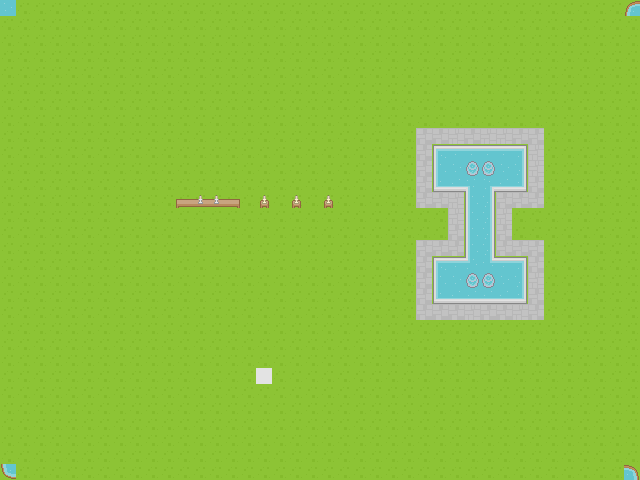

This game map was drawn from its Tiled (.tmx) file and the tilesets committed beside it. A one-line description and the trimmed map source follow:
An orthogonal 40x30 tile map with 16x16 px tiles, 3 tile layers (Boden, Objekte1, Objekte2) and 2 objects (hallo).

<map version="1.0" tiledversion="1.0.3" orientation="orthogonal" renderorder="right-down" width="40" height="30" tilewidth="16" tileheight="16" nextobjectid="15">
 <tileset firstgid="1" name="morriton" tilewidth="16" tileheight="16" spacing="1" tilecount="1767" columns="57">
  <image source="img/tilemap.png" width="968" height="526" />
 </tileset>
 <layer name="Boden" width="40" height="30">
  <data>[1200 cells, 1200 non-empty, 6 distinct tile ids]</data>
 </layer>
 <objectgroup offsetx="-0.666667" offsety="0">
  <object id="8" gid="70" x="253" y="115" width="16" height="16" />
  <object id="14" name="hallo" x="183.44" y="113.447" width="72" height="19" rotation="-334.875">
   <text wrap="1">Hallo Welt</text>
  </object>
 </objectgroup>
 <layer name="Objekte1" width="40" height="30">
  <data>[1200 cells, 95 non-empty, 19 distinct tile ids]</data>
 </layer>
 <layer name="Objekte2" width="40" height="30">
  <data>[1200 cells, 9 non-empty, 3 distinct tile ids]</data>
 </layer>
</map>
